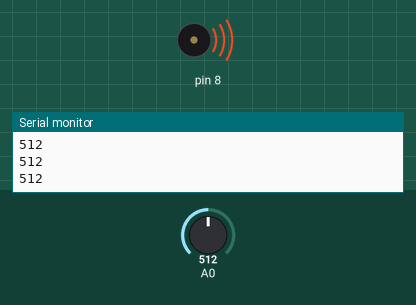
Bench run of a sketch on a simulated Arduino Uno, built with avr-gcc and run on an emulated ATmega328P. Parts: buzzer (waves = sounding), the last lines printed to the serial monitor. The test bench sets the inputs (shaded band); at power-on: A0 = 512.

Above: at 1.2 s.
1.3 s: A0 set to 487
At 2.1 s:
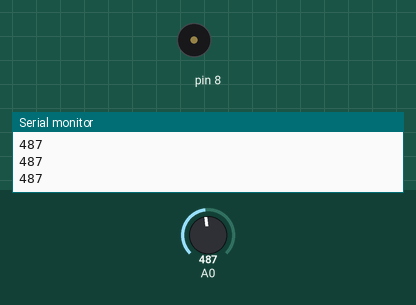
2.8 s: A0 set to 511
At 3.4 s:
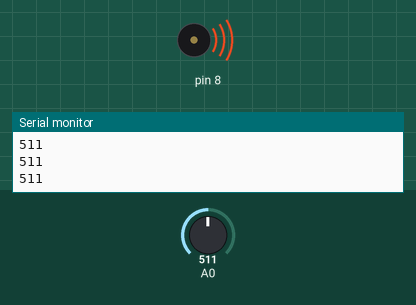
4.3 s: A0 set to 495
At 5.7 s:
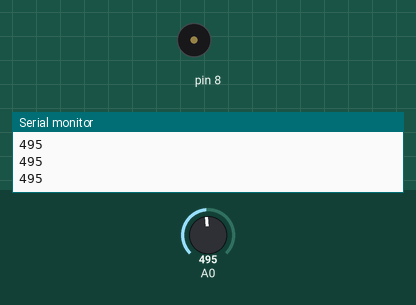
Timing chart, 0 to 7.3 s (numbered marks = the images above; inputs shaded):
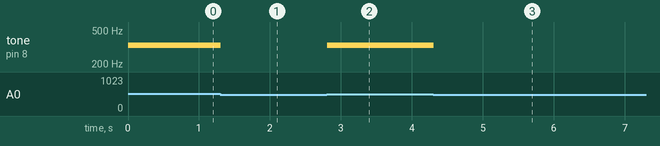

Measured:
- the behaviour switches between 505 and 504 on A0 (found by bisection; images 0 and 1)
- after the input at 1.3 s, tone on pin 8: 330 Hz → silent at once
- after the input at 2.8 s, tone on pin 8: silent → 330 Hz at once
- after the input at 4.3 s, tone on pin 8: 330 Hz → silent at once

The sketch:

musical_keyboard.ino
```cpp
int notes[] = {262, 294, 330, 523}; // represents frequencies of notes C4, D4, E4 and C5 (in Hz)
void setup() {
  Serial.begin(9600); // start serial comm with computer
}

void loop() {
  int keyVal = analogRead(A0); // holds value read on pin A0
  Serial.println(keyVal); // for testing purposes
  if (keyVal == 1023) {
    tone(8, notes[0]); // pin 8, play C4
  }
  else if (keyVal >= 990 && keyVal <= 1010) {
    tone(8, notes[1]); // play D4
  }
  else if (keyVal >= 505 && keyVal <= 515) {
    tone(8, notes[2]); // play E4
  }
  else if (keyVal >= 960 && keyVal <= 970) {
    tone(8, notes[3]); // play C5
  }
  else {
    noTone(8); // no button is pressed
  }
}
```
